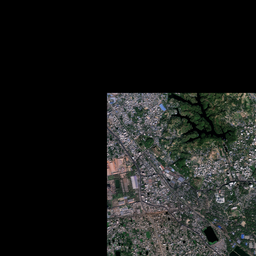
#> input picture 13_6184_3573.png, 256 x 256 px
$ python image_test.py
#> lines starting #> are read from the running program, lines starting #| are printed output that depends on the picture
from PIL import Image

img = Image.open('13_6184_3573.png')
#> img is the input picture: PIL image 256x256 RGBA; mean R, G, B, A 26.8, 28.3, 26.5, 255
rgba = img.convert("RGBA")
datas = rgba.getdata()

newData = []
for item in datas:
	if item[0] < 2 and item[1] < 2 and item[2] < 2: # finding black colour by its RGB value
		# storing a transparent value when we find a black colour
		newData.append((0, 0, 0, 0))
	else:
		newData.append(item) # other colours remain unchanged
#> after the loop, newData = 65536 items

rgba.putdata(newData)
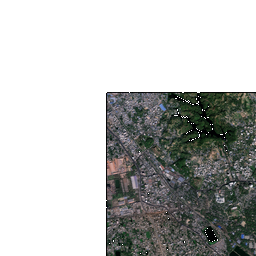
#> rgba: PIL image 256x256 RGBA; mean R, G, B, A 26.8, 28.3, 26.5, 95.3; transparent parts drawn white
rgba.save("transparent_image.png", "PNG")
